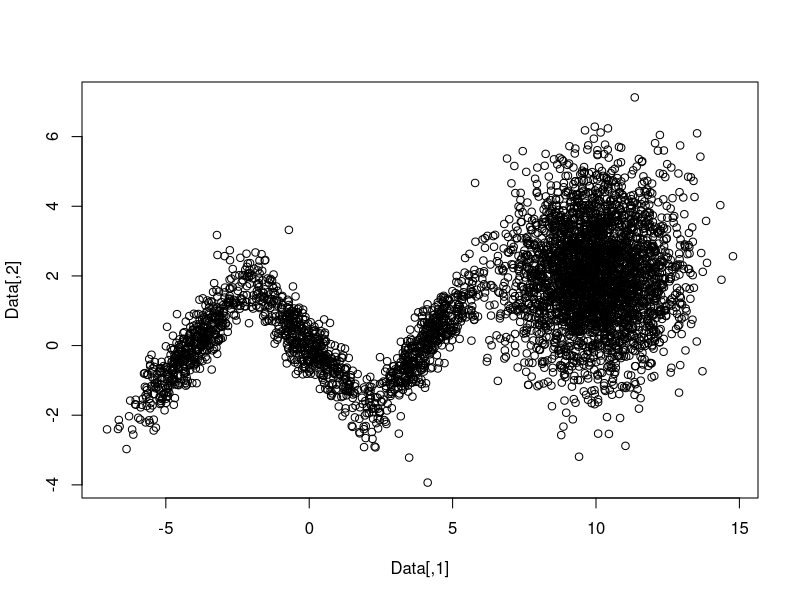
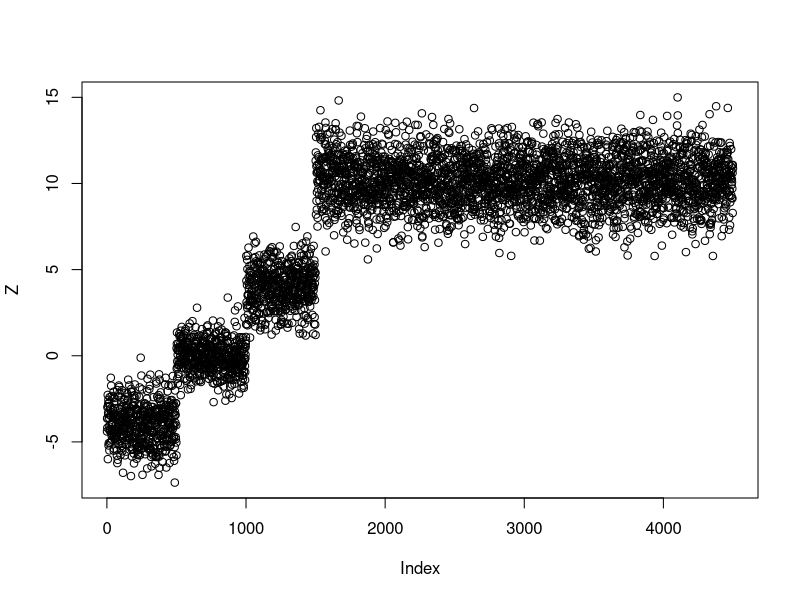
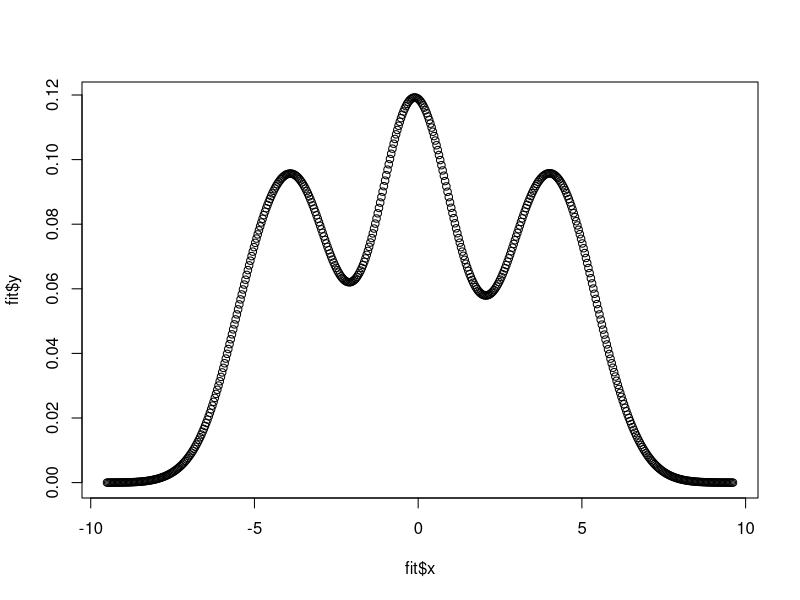
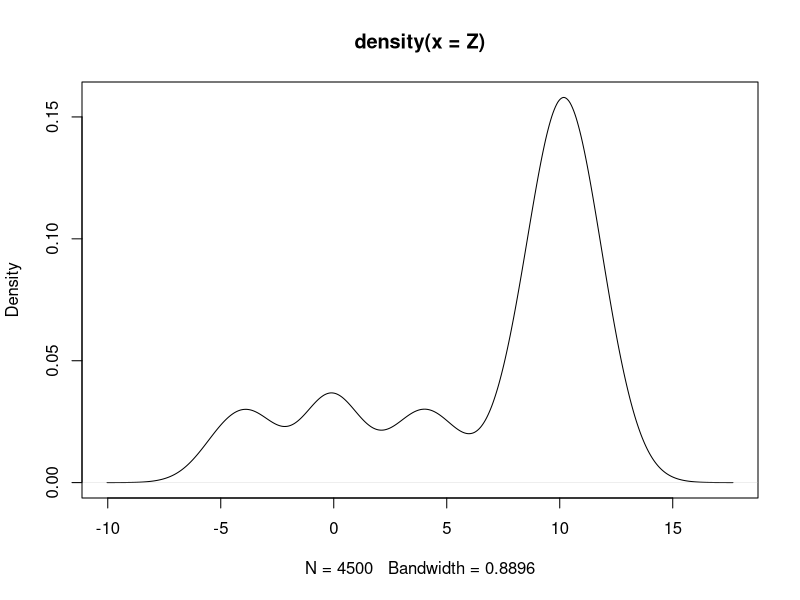

The R script that drew these images, in order:
# --------- 步骤1： 随机向量发生：多变量正态分布。--------- 

# 维数，可以改变，比如为500
n = 2
library(mvtnorm)
# 协方差矩阵
s = matrix(rep(0.9,n),n,n)+diag(0.1,n,n)
m = diag(2,n,n)
set.seed(1)
# 这里我希望做一点儿更多各种个样的数据，所以改变
x <- rmvnorm(n=500, mean=c(rep(-4,n-1),0), sigma=s)
y <- rmvnorm(n=500, mean=rep(0,n), sigma=solve(s)/5)
z <- rmvnorm(n=500, mean=c(rep(4,n-1),0), sigma=s)
u <- rmvnorm(n=3000, mean=c(rep(10,n-1),2), sigma=m)
Data <- rbind(x,y,z,u)
# 如果用散点图看它，会看到好像“ ~o ”的二维的
plot(Data)
#（一共发生了4500个随机变量。1500对尾巴，3000对头）


# --------- 步骤2：特征提取：主成分分析。---------
X = data.frame(Data)
Y = princomp(X)
# 求出最高方差的数据的一维投影
Z <- as.matrix(X) %*% as.matrix(Y$loadings[, 1])
# 如果想看看这一个主成分的方差的比例(%)：
((Y$sd^2)[1]/sum(Y$sd^2))*100
plot(Z)

# --------- # 步骤3：参数分布拟合：矩法估计。---------

# 做分布拟合之前用 factor 区别这两个分类，我们只要一个：3000个“头”的向量。
f <- factor(c(rep(1, 1500), rep(2,3000)))
rez <- split(Z,f)
library(fitdistrplus)
# 假定rez$`2`（3000个“头”的向量）服从正态分布，因为我用正态分布发生器发生了这些数据。（+但是我们这里应该做正态性检验，我以后做）
# 用最大似然估计，做了分布拟合：
fg.mme <- fitdist(rez$`2`,'norm',method='mme') # 想用最大似然估计的话，用 method='mle' （+一定要用适合度检测，以后做）
# 可以发生新的观测：rnorm(100,fg.mme$estimate['mean'],fg.mme$estimate['sd'])
print(fg.mme)
a = seq(-15,-5,by=0.05)
b = dnorm(x, fg.mme$estimate['mean'],fg.mme$estimate['sd'])

# --------- 步骤4：非参数分布求出：核密度估计 ---------

# 假定rez$`2`（1500个”尾巴“的向量）服从什么不认识的分布。
# R有很有用的函数 density() ，它求出核密度估计：
fit <- density(rez$`1`,kernel='gaussian')
# 但是这个核密度估计没有概率密度函数。我发现了其实 fit <- density(x) 会给我 fit$x 和 fit$y 的值。这些 fit$y 就是核密度估计的向量。
plot(fit$x, fit$y)
# 那，我应用这核密度估计的向量，和相对应 fit$x 定义域的值的向量，写了个函数：
QL <- function(ft,x) {
    i = which.min(abs(ft$x - x))
    f = fit$y[i]
    return(f)
}
# 这个函数求出相对应和密度函数的函数参数 x 最近的 fit$x 的 fit$y 值，比如 QL(fit,0.5) = 相对应最近 x = 0.5 的 fit$x 值的 fit$y 值。
QL(fit,-5)

 
# --------- 步骤5：分类：贝叶斯分类器。---------

O = rmvnorm(n=1, mean=c(rep(6,n-1),0), sigma=s)
# 有了新的观测 O 之后实行特征提取：
o = as.matrix(O) %*% as.matrix(Y$loadings[, 1]); print(o)
 
# 为了应用贝叶斯规则，求出先验概率。假定先验概率等于相对次数：1500尾巴的向量/4500， 3000头的向量/4500，就是 1/3 和 2/3。
prior_A = 1500/4500
prior_B = 3000/4500
 
# 为了求出条件概率的值，计算相对应 o 的两个求出的（条件）密度函数的密度值：
density_A = QL(fit, o) # ”尾巴“为条件的时候的密度的值
density_B = dnorm(o, fg.mme$estimate['mean'],fg.mme$estimate['sd']) # ”头“的时候的密度的值
 
# 判定规则：选择最大的期望值的分类：
# 尾巴的期望值：
A = prior_A * density_A; print(A)
# 头的期望值：
B = prior_B * density_B; print(B)
# 判定：
if (A > B) { print("尾巴"); } else if (B > A) { print("头"); } else { print("不知到"); }
 
# 两个分布的密度的图：
plot(density(Z))
